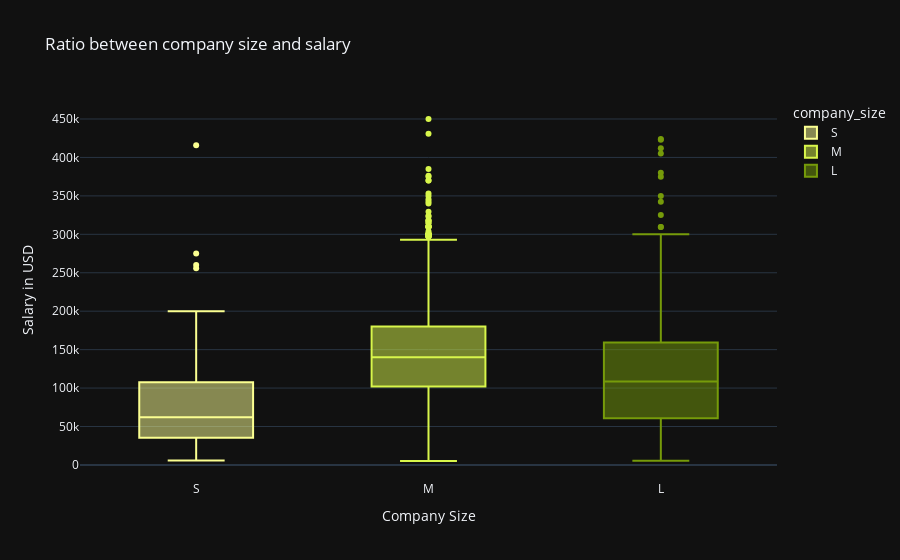

Notebook source saved alongside this figure:
### Markdown cell above
#### 1.1.3.5. <a id='toc1_1_3_5_'></a>[¿Existe una relación entre el tamaño de la empresa y el salario?](#toc0_)

### Code cell
color_map = {'S': '#FBFF91', 'M': '#D8F64B', 'L': '#769B0A'}

fig = px.box(df, x='company_size', y='salary_in_usd', 
             title='Ratio between company size and salary', 
             category_orders={"company_size": ["S", "M", "L"]},
             template="plotly_dark", color='company_size', color_discrete_map=color_map)

fig.update_xaxes(title_text='Company Size')
fig.update_yaxes(title_text='Salary in USD')

fig.show()

### Figure 1 — Plotly figure (JSON) as saved in the notebook; plotly's stock layout.template omitted (floating-point values rounded to 4 significant figures; data arrays with more than 128 entries replaced by an {"elided": "..."} marker saying what was removed)
{"data": [{"alignmentgroup": "True", "hovertemplate": "company_size=%{x}<br>salary_in_usd=%{y}<extra></extra>", "legendgroup": "S", "marker": {"color": "#FBFF91"}, "name": "S", "notched": false, "offsetgroup": "S", "orientation": "v", "showlegend": true, "type": "box", "x": {"elided": "148 str values"}, "x0": " ", "xaxis": "x", "y": {"elided": "148 int values"}, "y0": " ", "yaxis": "y"}, {"alignmentgroup": "True", "hovertemplate": "company_size=%{x}<br>salary_in_usd=%{y}<extra></extra>", "legendgroup": "M", "marker": {"color": "#D8F64B"}, "name": "M", "notched": false, "offsetgroup": "M", "orientation": "v", "showlegend": true, "type": "box", "x": {"elided": "3153 str values"}, "x0": " ", "xaxis": "x", "y": {"elided": "3153 int values"}, "y0": " ", "yaxis": "y"}, {"alignmentgroup": "True", "hovertemplate": "company_size=%{x}<br>salary_in_usd=%{y}<extra></extra>", "legendgroup": "L", "marker": {"color": "#769B0A"}, "name": "L", "notched": false, "offsetgroup": "L", "orientation": "v", "showlegend": true, "type": "box", "x": {"elided": "454 str values"}, "x0": " ", "xaxis": "x", "y": {"elided": "454 int values"}, "y0": " ", "yaxis": "y"}], "layout": {"boxmode": "overlay", "legend": {"title": {"text": "company_size"}, "tracegroupgap": 0}, "title": {"text": "Ratio between company size and salary"}, "xaxis": {"anchor": "y", "categoryarray": ["S", "M", "L"], "categoryorder": "array", "domain": [0, 1], "title": {"text": "Company Size"}}, "yaxis": {"anchor": "x", "domain": [0, 1], "title": {"text": "Salary in USD"}}}}
